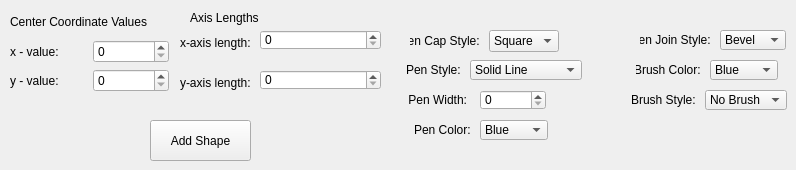
      <widget class="QWidget" name="tab_Ellipse">
       <property name="enabled">
        <bool>true</bool>
       </property>
       <attribute name="title">
        <string>Ellipse</string>
       </attribute>
       <widget class="QWidget" name="layoutWidget_17">
        <property name="geometry">
         <rect>
          <x>10</x>
          <y>10</y>
          <width>159</width>
          <height>82</height>
         </rect>
        </property>
        <layout class="QVBoxLayout" name="verticalLayout_20">
         <item>
          <widget class="QLabel" name="label_65">
           <property name="text">
            <string>Center Coordinate Values</string>
           </property>
          </widget>
         </item>
         <item>
          <layout class="QHBoxLayout" name="horizontalLayout_52">
           <item>
            <widget class="QLabel" name="label_66">
             <property name="text">
              <string>x - value:</string>
             </property>
            </widget>
           </item>
           <item>
            <widget class="QSpinBox" name="spinBox_ellipse_firstX">
             <property name="maximum">
              <number>1000</number>
             </property>
            </widget>
           </item>
          </layout>
         </item>
         <item>
          <layout class="QHBoxLayout" name="horizontalLayout_53">
           <item>
            <widget class="QLabel" name="label_67">
             <property name="text">
              <string>y - value:</string>
             </property>
            </widget>
           </item>
           <item>
            <widget class="QSpinBox" name="spinBox_ellipse_firstY">
             <property name="maximum">
              <number>1000</number>
             </property>
            </widget>
           </item>
          </layout>
         </item>
        </layout>
       </widget>
       <widget class="QPushButton" name="pushButton_4">
        <property name="geometry">
         <rect>
          <x>150</x>
          <y>120</y>
          <width>101</width>
          <height>41</height>
         </rect>
        </property>
        <property name="text">
         <string>Add Shape</string>
        </property>
       </widget>
       <widget class="QLabel" name="label_3">
        <property name="geometry">
         <rect>
          <x>190</x>
          <y>10</y>
          <width>81</width>
          <height>16</height>
         </rect>
        </property>
        <property name="text">
         <string>Axis Lengths</string>
        </property>
       </widget>
       <widget class="QLabel" name="label_103">
        <property name="geometry">
         <rect>
          <x>180</x>
          <y>30</y>
          <width>121</width>
          <height>26</height>
         </rect>
        </property>
        <property name="text">
         <string>x-axis length: </string>
        </property>
       </widget>
       <widget class="QLabel" name="label_104">
        <property name="geometry">
         <rect>
          <x>180</x>
          <y>70</y>
          <width>121</width>
          <height>26</height>
         </rect>
        </property>
        <property name="text">
         <string>y-axis length: </string>
        </property>
       </widget>
       <widget class="QSpinBox" name="spinBox_ellipse_axisX_2">
        <property name="geometry">
         <rect>
          <x>260</x>
          <y>30</y>
          <width>121</width>
          <height>20</height>
         </rect>
        </property>
        <property name="maximum">
         <number>1000</number>
        </property>
       </widget>
       <widget class="QSpinBox" name="spinBox_ellipse_axisY_2">
        <property name="geometry">
         <rect>
          <x>260</x>
          <y>70</y>
          <width>121</width>
          <height>20</height>
         </rect>
        </property>
        <property name="maximum">
         <number>1000</number>
        </property>
       </widget>
       <widget class="QWidget" name="layoutWidget_18">
        <property name="geometry">
         <rect>
          <x>410</x>
          <y>30</y>
          <width>149</width>
          <height>22</height>
         </rect>
        </property>
        <layout class="QHBoxLayout" name="horizontalLayout_87">
         <item>
          <widget class="QLabel" name="label_105">
           <property name="text">
            <string>Pen Cap Style: </string>
           </property>
           <property name="alignment">
            <set>Qt::AlignRight|Qt::AlignTrailing|Qt::AlignVCenter</set>
           </property>
          </widget>
         </item>
         <item>
          <widget class="QComboBox" name="comboBox_setPenCapStyle_5">
           <item>
            <property name="text">
             <string>Square</string>
            </property>
           </item>
           <item>
            <property name="text">
             <string>Flat</string>
            </property>
           </item>
           <item>
            <property name="text">
             <string>Round</string>
            </property>
           </item>
          </widget>
         </item>
        </layout>
       </widget>
       <widget class="QLabel" name="label_106">
        <property name="geometry">
         <rect>
          <x>406</x>
          <y>60</y>
          <width>58</width>
          <height>20</height>
         </rect>
        </property>
        <property name="text">
         <string>Pen Style: </string>
        </property>
        <property name="alignment">
         <set>Qt::AlignRight|Qt::AlignTrailing|Qt::AlignVCenter</set>
        </property>
       </widget>
       <widget class="QComboBox" name="comboBox_setPenStyle_4">
        <property name="geometry">
         <rect>
          <x>470</x>
          <y>60</y>
          <width>112</width>
          <height>20</height>
         </rect>
        </property>
        <item>
         <property name="text">
          <string>Solid Line</string>
         </property>
        </item>
        <item>
         <property name="text">
          <string>Dash Line</string>
         </property>
        </item>
        <item>
         <property name="text">
          <string>Dot Line</string>
         </property>
        </item>
        <item>
         <property name="text">
          <string>Dash Dot Line</string>
         </property>
        </item>
        <item>
         <property name="text">
          <string>Dash Dot Dot Line</string>
         </property>
        </item>
        <item>
         <property name="text">
          <string>No Pen</string>
         </property>
        </item>
       </widget>
       <widget class="QLabel" name="label_108">
        <property name="geometry">
         <rect>
          <x>409</x>
          <y>120</y>
          <width>65</width>
          <height>20</height>
         </rect>
        </property>
        <property name="text">
         <string>Pen Color: </string>
        </property>
        <property name="alignment">
         <set>Qt::AlignRight|Qt::AlignTrailing|Qt::AlignVCenter</set>
        </property>
       </widget>
       <widget class="QComboBox" name="comboBox_setPenColor_4">
        <property name="geometry">
         <rect>
          <x>480</x>
          <y>120</y>
          <width>68</width>
          <height>20</height>
         </rect>
        </property>
        <item>
         <property name="text">
          <string>Blue</string>
         </property>
        </item>
        <item>
         <property name="text">
          <string>Red</string>
         </property>
        </item>
        <item>
         <property name="text">
          <string>Green</string>
         </property>
        </item>
        <item>
         <property name="text">
          <string>Yellow</string>
         </property>
        </item>
        <item>
         <property name="text">
          <string>Black</string>
         </property>
        </item>
        <item>
         <property name="text">
          <string>White</string>
         </property>
        </item>
        <item>
         <property name="text">
          <string>Cyan</string>
         </property>
        </item>
        <item>
         <property name="text">
          <string>Magenta</string>
         </property>
        </item>
        <item>
         <property name="text">
          <string>Gray</string>
         </property>
        </item>
       </widget>
       <widget class="QLabel" name="label_109">
        <property name="geometry">
         <rect>
          <x>640</x>
          <y>30</y>
          <width>74</width>
          <height>20</height>
         </rect>
        </property>
        <property name="text">
         <string>Pen Join Style: </string>
        </property>
        <property name="alignment">
         <set>Qt::AlignRight|Qt::AlignTrailing|Qt::AlignVCenter</set>
        </property>
       </widget>
       <widget class="QComboBox" name="comboBox_setPenJoinStyle_4">
        <property name="geometry">
         <rect>
          <x>720</x>
          <y>30</y>
          <width>66</width>
          <height>20</height>
         </rect>
        </property>
        <item>
         <property name="text">
          <string>Bevel</string>
         </property>
        </item>
        <item>
         <property name="text">
          <string>Miter</string>
         </property>
        </item>
        <item>
         <property name="text">
          <string>Round</string>
         </property>
        </item>
       </widget>
       <widget class="QComboBox" name="comboBox_setBrushColor_4">
        <property name="geometry">
         <rect>
          <x>710</x>
          <y>60</y>
          <width>68</width>
          <height>20</height>
         </rect>
        </property>
        <item>
         <property name="text">
          <string>Blue</string>
         </property>
        </item>
        <item>
         <property name="text">
          <string>Red</string>
         </property>
        </item>
        <item>
         <property name="text">
          <string>Green</string>
         </property>
        </item>
        <item>
         <property name="text">
          <string>Yellow</string>
         </property>
        </item>
        <item>
         <property name="text">
          <string>Black</string>
         </property>
        </item>
        <item>
         <property name="text">
          <string>White</string>
         </property>
        </item>
        <item>
         <property name="text">
          <string>Cyan</string>
         </property>
        </item>
        <item>
         <property name="text">
          <string>Magenta</string>
         </property>
        </item>
        <item>
         <property name="text">
          <string>Gray</string>
         </property>
        </item>
       </widget>
       <widget class="QLabel" name="label_110">
        <property name="geometry">
         <rect>
          <x>636</x>
          <y>60</y>
          <width>68</width>
          <height>20</height>
         </rect>
        </property>
        <property name="text">
         <string>Brush Color: </string>
        </property>
        <property name="alignment">
         <set>Qt::AlignRight|Qt::AlignTrailing|Qt::AlignVCenter</set>
        </property>
       </widget>
       <widget class="QComboBox" name="comboBox_setBrushStyle_4">
        <property name="geometry">
         <rect>
          <x>705</x>
          <y>90</y>
          <width>82</width>
          <height>20</height>
         </rect>
        </property>
        <item>
         <property name="text">
          <string>No Brush</string>
         </property>
        </item>
        <item>
         <property name="text">
          <string>Solid Brush</string>
         </property>
        </item>
        <item>
         <property name="text">
          <string>Hor Pattern</string>
         </property>
        </item>
        <item>
         <property name="text">
          <string>Ver Pattern</string>
         </property>
        </item>
       </widget>
       <widget class="QLabel" name="label_111">
        <property name="geometry">
         <rect>
          <x>630</x>
          <y>90</y>
          <width>69</width>
          <height>20</height>
         </rect>
        </property>
        <property name="text">
         <string>Brush Style: </string>
        </property>
        <property name="alignment">
         <set>Qt::AlignRight|Qt::AlignTrailing|Qt::AlignVCenter</set>
        </property>
       </widget>
       <widget class="QLabel" name="label_107">
        <property name="geometry">
         <rect>
          <x>400</x>
          <y>90</y>
          <width>67</width>
          <height>20</height>
         </rect>
        </property>
        <property name="text">
         <string>Pen Width:</string>
        </property>
        <property name="alignment">
         <set>Qt::AlignRight|Qt::AlignTrailing|Qt::AlignVCenter</set>
        </property>
       </widget>
       <widget class="QSpinBox" name="spinBox_setPenWidth_4">
        <property name="geometry">
         <rect>
          <x>480</x>
          <y>90</y>
          <width>66</width>
          <height>20</height>
         </rect>
        </property>
        <property name="minimum">
         <number>0</number>
        </property>
        <property name="maximum">
         <number>20</number>
        </property>
       </widget>
      </widget>
